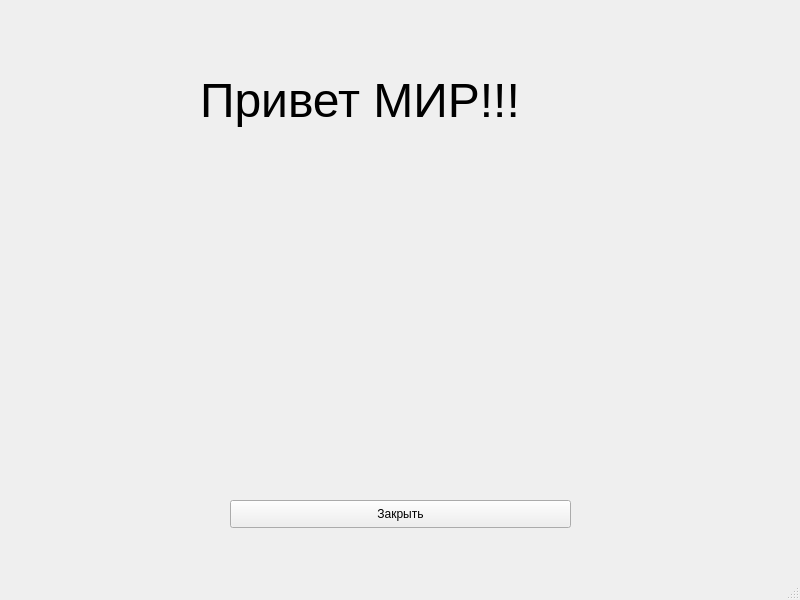
<?xml version="1.0" encoding="UTF-8"?>
<ui version="4.0">
 <class>MainWindow</class>
 <widget class="QMainWindow" name="MainWindow">
  <property name="geometry">
   <rect>
    <x>0</x>
    <y>0</y>
    <width>800</width>
    <height>600</height>
   </rect>
  </property>
  <property name="windowTitle">
   <string>Моя игра</string>
  </property>
  <widget class="QWidget" name="centralwidget">
   <widget class="QLabel" name="label">
    <property name="geometry">
     <rect>
      <x>200</x>
      <y>30</y>
      <width>381</width>
      <height>141</height>
     </rect>
    </property>
    <property name="font">
     <font>
      <pointsize>36</pointsize>
     </font>
    </property>
    <property name="text">
     <string>Привет МИР!!!</string>
    </property>
   </widget>
   <widget class="QPushButton" name="closeButton">
    <property name="geometry">
     <rect>
      <x>230</x>
      <y>500</y>
      <width>341</width>
      <height>28</height>
     </rect>
    </property>
    <property name="text">
     <string>Закрыть</string>
    </property>
   </widget>
  </widget>
  <widget class="QMenuBar" name="menubar">
   <property name="geometry">
    <rect>
     <x>0</x>
     <y>0</y>
     <width>800</width>
     <height>26</height>
    </rect>
   </property>
  </widget>
  <widget class="QStatusBar" name="statusbar"/>
 </widget>
 <resources/>
 <connections>
  <connection>
   <sender>closeButton</sender>
   <signal>clicked()</signal>
   <receiver>MainWindow</receiver>
   <slot>close()</slot>
   <hints>
    <hint type="sourcelabel">
     <x>400</x>
     <y>539</y>
    </hint>
    <hint type="destinationlabel">
     <x>399</x>
     <y>299</y>
    </hint>
   </hints>
  </connection>
 </connections>
</ui>
